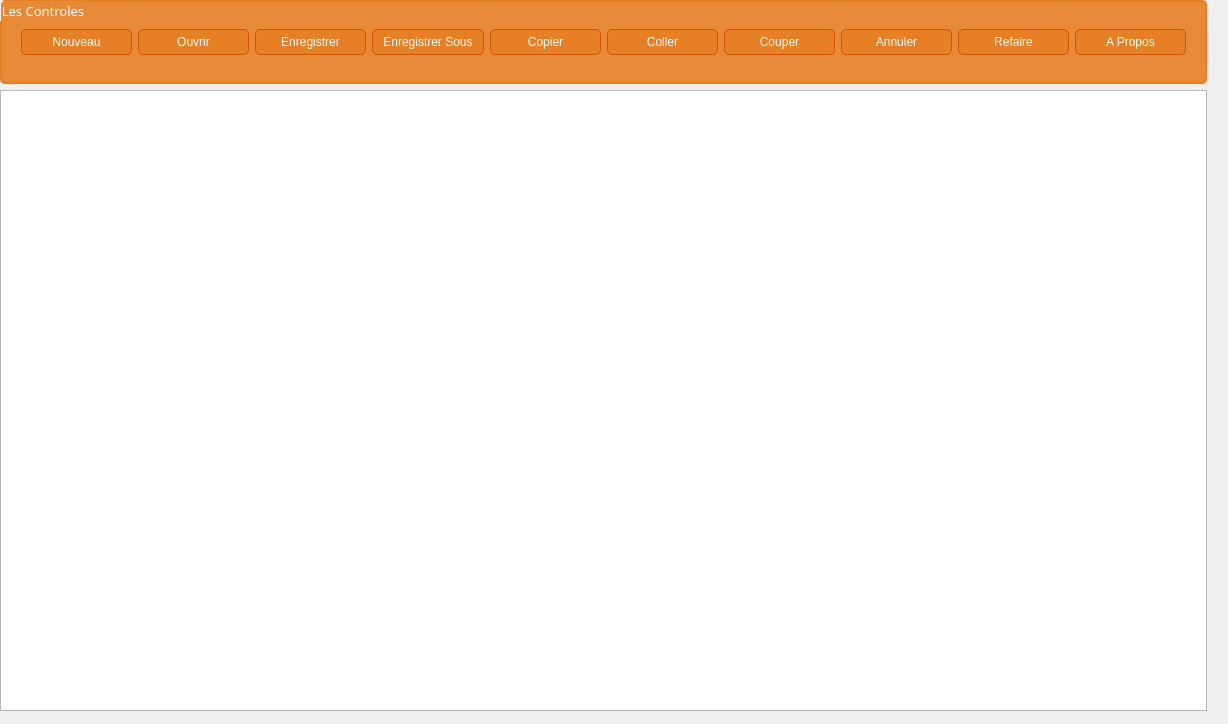
<?xml version="1.0" encoding="UTF-8"?>
<ui version="4.0">
 <class>Notepad</class>
 <widget class="QDialog" name="Notepad">
  <property name="geometry">
   <rect>
    <x>0</x>
    <y>0</y>
    <width>1228</width>
    <height>724</height>
   </rect>
  </property>
  <property name="windowTitle">
   <string>Dialog</string>
  </property>
  <property name="styleSheet">
   <string notr="true">/* styles.qss */

* {
    font-family: &quot;Playfair Display&quot;, serif; /* Fallback to generic serif font if Playfair Display is not available */
    color: black;
}

/* Style for QGroupBox */
QGroupBox {
    border: 2px solid #e67e22; /* Change to a bright orange color */
    border-radius: 5px;
    padding: 10px;
    color: white; /* Set text color inside group box */
    background-color: rgba(230, 126, 34, 0.9); /* Slightly transparent orange background */
}

/* Style for QLineEdit (input box) */
QLineEdit {
    background-color: rgba(230, 126, 34, 0.9); /* Slightly transparent orange background */
    border: 1px solid #d35400; /* Change to a darker orange color */
    border-radius: 5px;
    padding: 5px;
    color: white;
}

/* Style for QComboBox */
QComboBox {
    background-color: rgba(230, 126, 34, 0.9); /* Slightly transparent orange background */
    border: 1px solid #d35400; /* Change to a darker orange color */
    border-radius: 5px;
    padding: 5px;
    color: white;
}

QComboBox QAbstractItemView {
    background-color: #ffffff;
    color: black;
}

/* Style for QDateEdit */
QDateEdit {
    background-color: rgba(230, 126, 34, 0.9); /* Slightly transparent orange background */
    border: 1px solid #d35400; /* Change to a darker orange color */
    border-radius: 5px;
    padding: 5px;
    color: white;
}

/* Style for QLabel */
QLabel {
    color: #e67e22; /* Change to a bright orange color */
    font-size: 16px;
    font-weight: bold;
    margin: 5px;
}

/* Style for QPushButton */
QPushButton {
    background-color: rgba(230, 126, 34, 0.9); /* Slightly transparent orange background */
    border: 1px solid #d35400; /* Change to a darker orange color */
    border-radius: 5px;
    padding: 5px 10px;
    color: white;
}

/* Additional styling for better appearance */
QPushButton:hover {
    background-color: #d35400; /* Darker orange color on hover */
}

QPushButton:pressed {
    background-color: #a04000; /* Even darker orange color on press */
}

/* Style for QTableView */
QTableView {
    background-color: rgba(255, 255, 255, 0.8); /* Slightly transparent white background */
    border: 5px solid #e67e22; /* Creative thick orange border */
    border-radius: 15px; /* Rounded corners for a more creative look */
    selection-background-color: #e67e22; /* Change to a bright orange color */
}

/* Style for QHeaderView */
QHeaderView::section {
    background-color: rgba(230, 126, 34, 0.9); /* Slightly transparent orange background */
    color: white;
    padding: 5px;
    border: 1px solid #d35400; /* Change to a darker orange color */
    border-radius: 5px;
}

/* Style for QTableWidgetItem */
QTableView QTableWidget::item {
    background-color: rgba(255, 255, 255, 0.8); /* Slightly transparent white background */
    color: black;
    padding: 5px;
}

QTableView QTableWidget::item:selected {
    background-color: rgba(230, 126, 34, 0.9); /* Slightly transparent orange background */
    color: white;
}

QTableView QTableWidget::item:alternate {
    background-color: #ecf0f1;
    color: black;
}

/* Style for QTabWidget */
QTabWidget {
    background-color: #ffffff; /* Set background color for the tab widget */
}

/* Style for QTabBar */
QTabBar {
    background-color: #e67e22; /* Set the background color for the tab bar */
}

/* Style for selected tab */
QTabBar::tab:selected {
    background-color: #d35400; /* Darker orange color for the selected tab */
    color: white; /* Text color for the selected tab */
    border: 2px solid #a04000; /* Border style for the selected tab */
    border-bottom: none; /* Remove bottom border to create a top border effect */
}

/* Style for unselected tabs */
QTabBar::tab {
    background-color: #e67e22; /* Default background color for tabs */
    color: white; /* Default text color for tabs */
    border: 2px solid #d35400; /* Default border style for tabs */
    border-bottom: none; /* Remove bottom border to create a top border effect */
}

/* Style for unselected tabs on hover */
QTabBar::tab:hover {
    background-color: #d35400; /* Darker orange color on hover for unselected tabs */
}
</string>
  </property>
  <widget class="QGroupBox" name="groupBox">
   <property name="geometry">
    <rect>
     <x>0</x>
     <y>0</y>
     <width>1207</width>
     <height>84</height>
    </rect>
   </property>
   <property name="font">
    <font>
     <family>Playfair Display</family>
     <pointsize>10</pointsize>
    </font>
   </property>
   <property name="title">
    <string>Les Controles</string>
   </property>
   <layout class="QHBoxLayout" name="horizontalLayout_2">
    <item>
     <widget class="QPushButton" name="New">
      <property name="text">
       <string>Nouveau</string>
      </property>
      <property name="icon">
       <iconset>
        <normaloff>:/new.png</normaloff>:/new.png</iconset>
      </property>
      <property name="iconSize">
       <size>
        <width>20</width>
        <height>20</height>
       </size>
      </property>
      <property name="checkable">
       <bool>false</bool>
      </property>
     </widget>
    </item>
    <item>
     <widget class="QPushButton" name="Open">
      <property name="text">
       <string>Ouvrir</string>
      </property>
      <property name="icon">
       <iconset>
        <normaloff>:/open.png</normaloff>:/open.png</iconset>
      </property>
      <property name="iconSize">
       <size>
        <width>20</width>
        <height>20</height>
       </size>
      </property>
     </widget>
    </item>
    <item>
     <widget class="QPushButton" name="Save">
      <property name="text">
       <string>Enregistrer</string>
      </property>
      <property name="icon">
       <iconset>
        <normaloff>:/save.jpg</normaloff>:/save.jpg</iconset>
      </property>
      <property name="iconSize">
       <size>
        <width>20</width>
        <height>20</height>
       </size>
      </property>
     </widget>
    </item>
    <item>
     <widget class="QPushButton" name="pushButton_4">
      <property name="text">
       <string>Enregistrer Sous</string>
      </property>
      <property name="icon">
       <iconset>
        <normaloff>:/save as.png</normaloff>:/save as.png</iconset>
      </property>
      <property name="iconSize">
       <size>
        <width>20</width>
        <height>20</height>
       </size>
      </property>
     </widget>
    </item>
    <item>
     <widget class="QPushButton" name="Copy">
      <property name="text">
       <string>Copier</string>
      </property>
      <property name="icon">
       <iconset>
        <normaloff>:/copy.png</normaloff>:/copy.png</iconset>
      </property>
      <property name="iconSize">
       <size>
        <width>20</width>
        <height>20</height>
       </size>
      </property>
     </widget>
    </item>
    <item>
     <widget class="QPushButton" name="Paste">
      <property name="text">
       <string>Coller</string>
      </property>
      <property name="icon">
       <iconset>
        <normaloff>:/paste.png</normaloff>:/paste.png</iconset>
      </property>
      <property name="iconSize">
       <size>
        <width>20</width>
        <height>20</height>
       </size>
      </property>
     </widget>
    </item>
    <item>
     <widget class="QPushButton" name="Cut">
      <property name="text">
       <string>Couper</string>
      </property>
      <property name="icon">
       <iconset>
        <normaloff>:/cut.png</normaloff>:/cut.png</iconset>
      </property>
      <property name="iconSize">
       <size>
        <width>20</width>
        <height>20</height>
       </size>
      </property>
     </widget>
    </item>
    <item>
     <widget class="QPushButton" name="pushButton_10">
      <property name="text">
       <string>Annuler</string>
      </property>
      <property name="icon">
       <iconset>
        <normaloff>:/undo.png</normaloff>:/undo.png</iconset>
      </property>
      <property name="iconSize">
       <size>
        <width>20</width>
        <height>20</height>
       </size>
      </property>
     </widget>
    </item>
    <item>
     <widget class="QPushButton" name="Redo">
      <property name="text">
       <string>Refaire</string>
      </property>
      <property name="icon">
       <iconset>
        <normaloff>:/redo.png</normaloff>:/redo.png</iconset>
      </property>
      <property name="iconSize">
       <size>
        <width>20</width>
        <height>20</height>
       </size>
      </property>
     </widget>
    </item>
    <item>
     <widget class="QPushButton" name="pushButton_2">
      <property name="text">
       <string>A Propos</string>
      </property>
      <property name="icon">
       <iconset>
        <normaloff>:/about.png</normaloff>:/about.png</iconset>
      </property>
      <property name="iconSize">
       <size>
        <width>20</width>
        <height>20</height>
       </size>
      </property>
     </widget>
    </item>
   </layout>
  </widget>
  <widget class="QTextEdit" name="textEdit">
   <property name="geometry">
    <rect>
     <x>0</x>
     <y>90</y>
     <width>1207</width>
     <height>621</height>
    </rect>
   </property>
   <property name="font">
    <font>
     <family>Playfair Display</family>
     <pointsize>10</pointsize>
    </font>
   </property>
  </widget>
  <widget class="QLabel" name="label">
   <property name="geometry">
    <rect>
     <x>-10</x>
     <y>-10</y>
     <width>1231</width>
     <height>741</height>
    </rect>
   </property>
   <property name="styleSheet">
    <string notr="true">border-image: url(:/img/img/1.jpg);</string>
   </property>
   <property name="text">
    <string/>
   </property>
  </widget>
  <zorder>label</zorder>
  <zorder>groupBox</zorder>
  <zorder>textEdit</zorder>
 </widget>
 <resources/>
 <connections/>
</ui>
